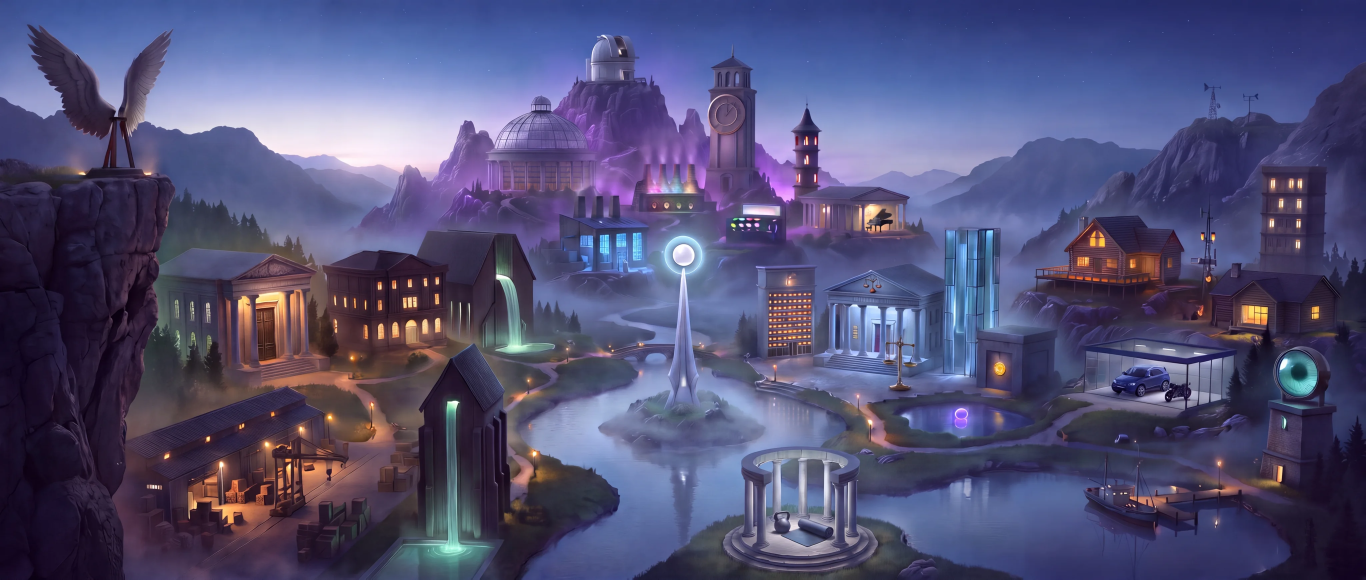
#> input picture art/realm/realm_4k.webp, 4096 x 1738 px (shown at 1/3 size)
$ python -i realm.py   (imports and definitions only)   (older library calls are emulated)
#> lines starting #> are read from the running program, lines starting #| are printed output that depends on the picture
#!/usr/bin/env python3
"""The Orbit's realm (docs/art/requests/artreq_20261122-realm.json): one panoramic painting where every pillar is a place.

  python3 tools/art/realm.py make [--out DIR]                    paint realm.png (21:9, 4K) with Nano Banana Pro
  python3 tools/art/realm.py edit SRC "instruction" [--out FILE]  change a painting (add or fix a landmark) with the same model
  python3 tools/art/realm.py prep SRC                              write art/realm/realm_6k.webp, realm_4k.webp, realm_depth.webp, realm_lights.webp
  python3 tools/art/realm.py season SRC autumn|winter             (2026-11-25) a season painting of the same town, aligned to realm_6k and
                                                                   written as art/realm/realm_<season>.webp (4096 wide)

Same rules as tools/art/worlds.py: the paid key only for the best model, every picture looked at before use, depth and light estimated
from the painting itself (lower frame nearer, sharp detail nearer, sky far; light = the brightest few per cent, softened). Keys never printed.
"""
import base64, json, os, sys, urllib.error, urllib.request

ROOT = os.path.dirname(os.path.dirname(os.path.dirname(os.path.abspath(__file__))))
REQ = os.path.join(ROOT, "docs/art/requests/artreq_20261122-realm.json")
OUT = os.path.join(ROOT, "art/realm")
API = "https://generativelanguage.googleapis.com/v1beta/models/%s:generateContent"
MODEL = "gemini-3-pro-image"
KEYS = ["~/.gemini_key_old", "~/.gemini_key_3", "~/.gemini_key"]


# [41 lines left out: functions keys, call, make, edit, not called in this run]


def prep(src):
#> called with src = '../../art/realm/realm_4k.webp'
    import numpy as np
    from PIL import Image, ImageFilter
    os.makedirs(OUT, exist_ok=True)
    im = Image.open(src).convert("RGB"); w, h = im.size
#> in prep, im is the input picture: PIL image 4096x1738 RGB; mean R, G, B 82.4, 80.7, 118
#> after `w, h = im.size`: w = 4096; h = 1738
    for tag, W in (("6k", 6144), ("4k", 4096)):
        im.resize((W, round(h * W / w)), Image.LANCZOS).save(os.path.join(OUT, f"realm_{tag}.webp"), "WEBP", quality=84, method=6)
    W2 = 2048; small = im.resize((W2, round(h * W2 / w)), Image.LANCZOS); a = np.asarray(small).astype(np.float32) / 255.0
    lum = a @ np.array([0.299, 0.587, 0.114], dtype=np.float32); H2 = lum.shape[0]
#> after `lum = a @ np.array([0.299, 0.587, 0.114], dtype=np.float32)`:
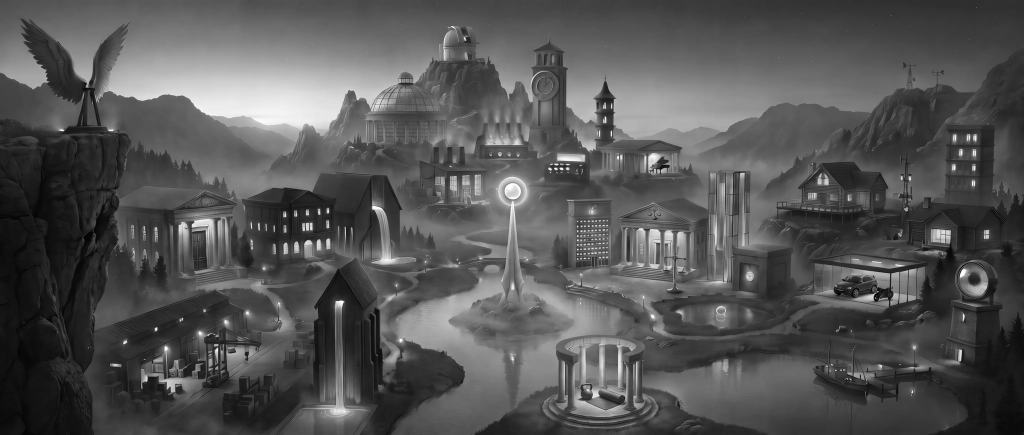
#> lum: shape (869, 2048) float32 (shown at 1/2 size); min 0.0076, max 1, mean 0.335
#> after `H2 = lum.shape[0]`: H2 = 869
    def blur(x, r): return np.asarray(Image.fromarray((np.clip(x, 0, 1) * 255).astype(np.uint8)).filter(ImageFilter.GaussianBlur(r))).astype(np.float32) / 255.0
#> called with r = 3
    yy = np.linspace(0, 1, H2, dtype=np.float32)[:, None] * np.ones((1, W2), np.float32)
    detail = blur(np.abs(lum - blur(lum, 3)) * 6, 10)
#> call 2 of blur, with r = 10
#> in blur (call 2), `def blur(x, r): return np.asarray(Image.fromarray((np.clip(x, 0, 1) * ..`:
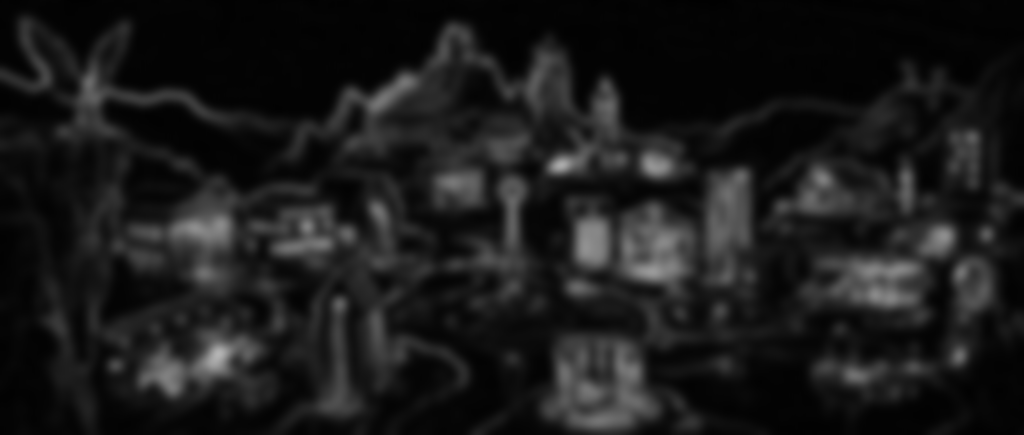
#> returned value: shape (869, 2048) float32 (shown at 1/2 size); min 0.00392, max 0.706, mean 0.104
    sky = np.clip((0.42 - yy) / 0.42, 0, 1) * np.clip(1 - detail * 3, 0, 1)
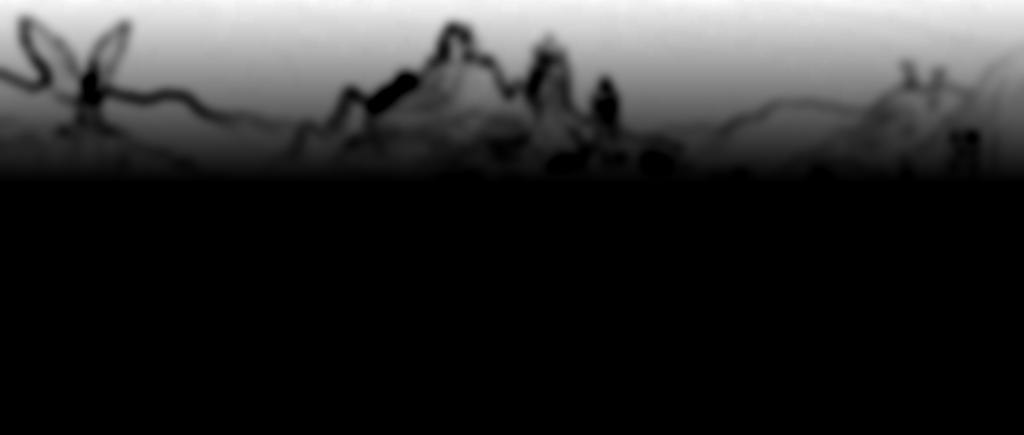
#> sky: shape (869, 2048) float32 (shown at 1/2 size); min 0, max 0.988, mean 0.179
    dep = np.clip(0.15 + 0.65 * yy ** 1.3 + 0.35 * detail - 0.45 * sky, 0, 1); dep = blur(dep, 6)
#> after `dep = np.clip(0.15 + 0.65 * yy ** 1.3 + 0.35 * detail - 0.45 * sky, 0,`:
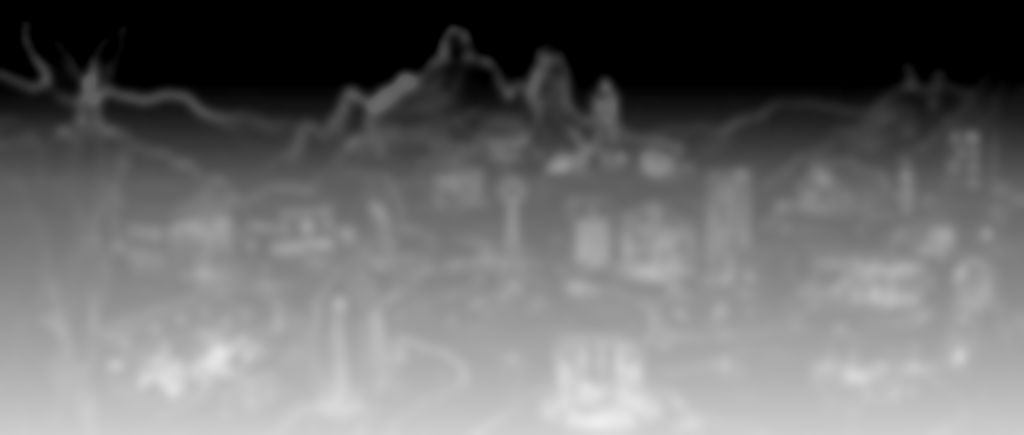
#> dep: shape (869, 2048) float32 (shown at 1/2 size); min 0, max 0.934, mean 0.414
    Image.fromarray((dep * 255).astype(np.uint8)).save(os.path.join(OUT, "realm_depth.webp"), "WEBP", quality=80)
    thr = np.quantile(lum, 0.965); li = np.clip((lum - thr) / max(1e-3, 1 - thr), 0, 1); li = blur(li, 3) * 0.7 + blur(li, 12) * 0.6
#> after `thr = np.quantile(lum, 0.965)`: thr = 0.709
#> after `li = np.clip((lum - thr) / max(0.001, 1 - thr), 0, 1)`:
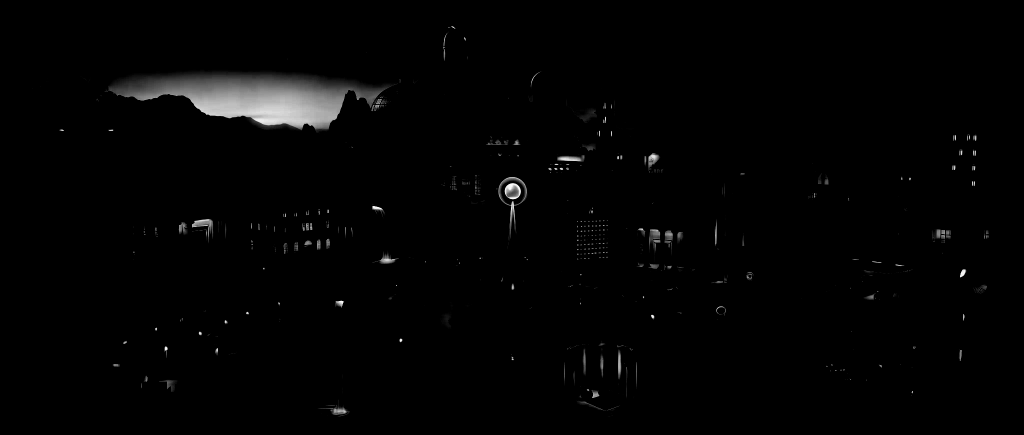
#> li: shape (869, 2048) float32 (shown at 1/2 size); min 0, max 1, mean 0.014
    # 2026-11-25: G = each lit shape's own number (12-255; 0 = no light), so late at night the town turns windows off a shape at a time
    # (realm.js LATE); lossless, or the numbers would bleed across shapes
    import cv2
    r8 = (np.clip(li, 0, 1) * 255).astype(np.uint8); n, lab = cv2.connectedComponents((r8 > 20).astype(np.uint8), connectivity=8)
#> after `n, lab = cv2.connectedComponents((r8 > 20).astype(np.uint8), connectiv`:
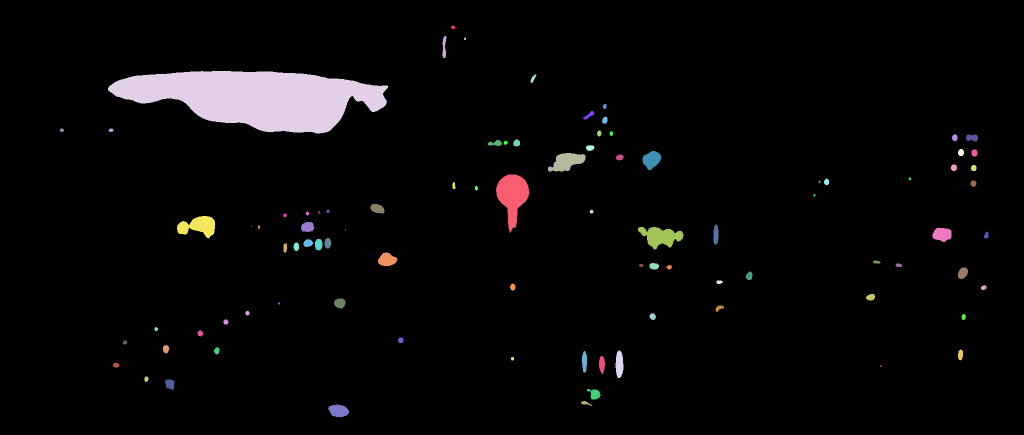
#> lab: shape (869, 2048) int32 (shown at 1/2 size); 94 distinct labels, from 0 to 93; one colour per label, 0 black
#> after `n, lab = cv2.connectedComponents((r8 > 20).astype(np.uint8), connectiv`: n = 94
    ids = np.zeros(n, np.uint8); ids[1:] = np.random.default_rng(20261125).integers(12, 256, n - 1)
#> after `ids = np.zeros(n, np.uint8)`: ids = 94 values from 0 to 0
    Image.fromarray(np.dstack([r8, ids[lab], np.zeros_like(r8)])).save(os.path.join(OUT, "realm_lights.webp"), "WEBP", lossless=True, quality=100, method=6)
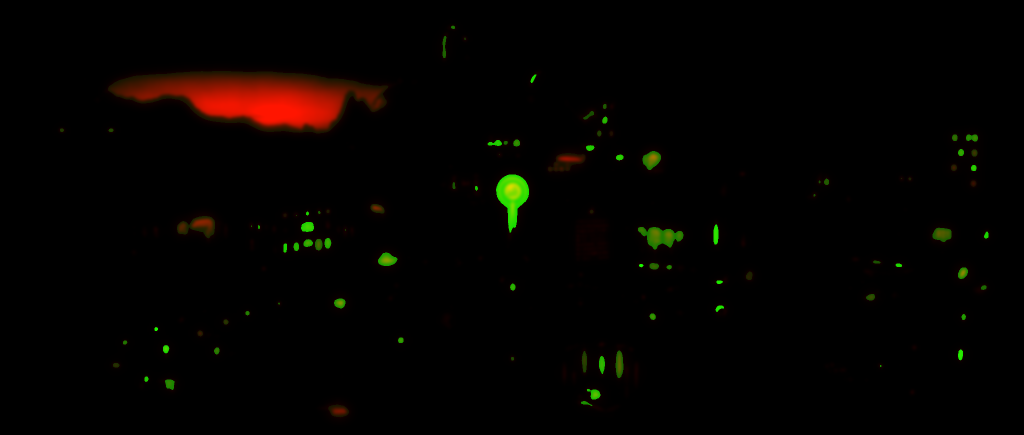
#> saved as realm_lights.webp: PIL image 2048x869 RGB (shown at 1/2 size); mean R, G, B 4.5, 2.3, 0
    for f in sorted(os.listdir(OUT)): print(f, os.path.getsize(os.path.join(OUT, f)) // 1024, "KB")
#| realm_4k.webp 295 KB


# [15 lines left out: function season, not called in this run]


# [8 lines not run here, left out]

>>> result = prep('../../art/realm/realm_4k.webp')
